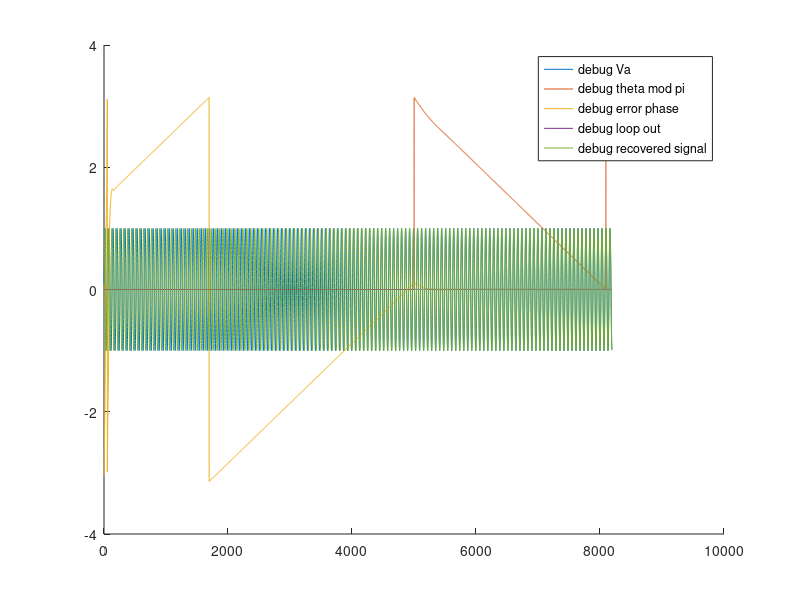

Reproduce this figure in MATLAB.
clc;
clear all;
close all;

%Simu param
nb_size=2^13;

%Signal in Parameters
Fsamp=50*64;
Fsig=50*0.99;
Finternal=50;
Amp=1;

%Control loop Parameters
open_loop=0;
T=1;
Bn=0.005;
ksi=sqrt(2)/2;
A = (Bn*T/(ksi+1/4/ksi));
K1 = 4*ksi*A/(1+2*ksi*A+A^2);
K2 = 4*A^2/(1+2*ksi*A+A^2);

%Inits
iter=0;
t=0;
theta=0;
recovered_signal_theta=0;
taps = csvread('taps.txt')';
filter_srl = zeros(1,length(taps));
teta_control=0;
loop_add_prev=0;
loop_integ=0;
loop_out=0;
loop_inter=0;

%Debug signals init
debug_Va=zeros(1,nb_size);
debug_fir_out=zeros(1,nb_size);
debug_error_phase_filtered_angle=zeros(1,nb_size);

%-----------------------------------------------
% Loop
%-----------------------------------------------

while(iter<nb_size)

    %Iter incr
    iter = iter+1;

    %Time increment
    t=t+1/Fsamp;

    %Generate input signal
    Va = Amp * sin(2*pi*Fsig*t);
    
    %Generate a coarse complex translate signals
    Fcarrier = Finternal;
    Va_carrier = Amp * [ cos(2*pi*Fcarrier*t) + j*sin(2*pi*Fcarrier*t) ];
    
    %Perform the translation
    Va_translated = Va.*(-1*Va_carrier);
    
    %FIR of Va_translated
    filter_srl(2:end)=filter_srl(1:end-1);
    filter_srl(1)=Va_translated;
    fir_out = sum(filter_srl.*taps);
    
    %Generate a local phase
    f_teta = 0;
    theta = theta + teta_control;
    theta = mod(theta,2*pi);
    theta_mod_pi = mod(theta,pi);
    local_signal  = cos(theta)+j*sin(theta);
    local_signal_real = real(local_signal);
    
    %Generate a local phase
    recovered_signal_theta = recovered_signal_theta + 2*pi*Finternal/Fsamp+teta_control;
    recovered_signal = cos(recovered_signal_theta);
    
    %Correct
    error_phase=angle(fir_out.*(-1*local_signal));

    %Loop
    if iter>5000 %close the loop laps of iteration
      loop_in=error_phase;
    else
      loop_in=0;
    end;
    
    loop_inter1 = loop_in * K1;
    loop_inter2 = loop_in*K2 + loop_add_prev;
    loop_inter = loop_inter1 + loop_inter2;
    loop_add_prev = loop_add_prev+loop_in * K2;
    %loop_integ = loop_integ+loop_inter;
    loop_integ = loop_inter;
    loop_out = loop_integ;
    
    %Loop out apply
    teta_control = -1*loop_out;

    %Debug signal create
    debug_Va(iter)=Va;
    debug_fir_out(iter)=fir_out;
    debug_error_phase(iter)=error_phase;
    debug_theta(iter)=theta; 
    debug_local_signal_real(iter)=local_signal_real;
    debug_theta_mod_pi(iter)=theta_mod_pi;
    debug_loop_out(iter)=loop_out;
    debug_recovered_signal(iter)=recovered_signal;
end

figure(1)
hold on;
plot(debug_Va);
plot(debug_theta_mod_pi);
plot(debug_error_phase);
plot(debug_loop_out);
plot(debug_recovered_signal);
legend('debug Va','debug theta mod pi','debug error phase','debug loop out','debug recovered signal');


